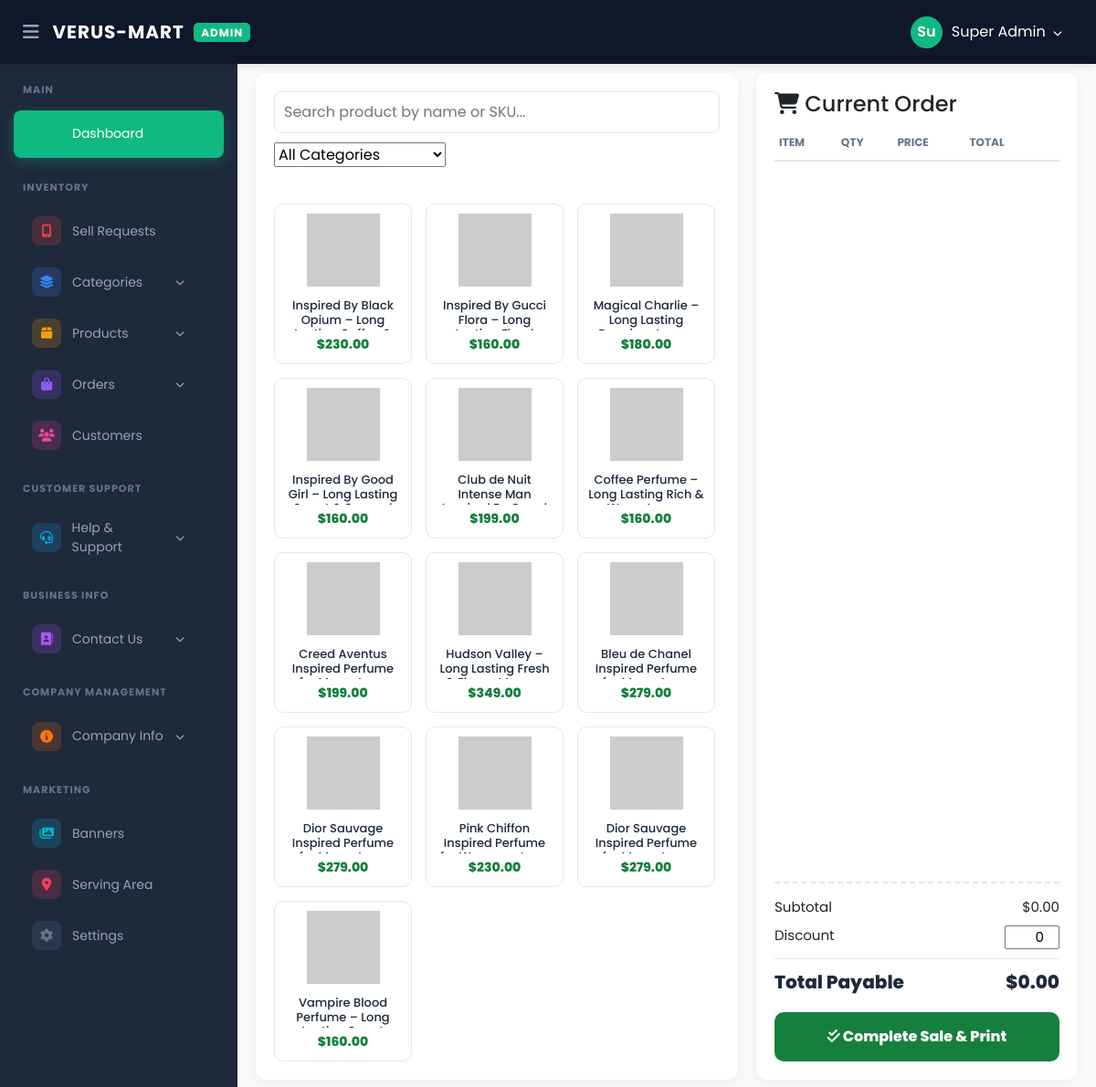
Page /verusmart/admin/pos.php (signed in) on the committed database.
### tables this page shows
CREATE TABLE `products` (
  `id` int(11) NOT NULL,
  `name` varchar(255) NOT NULL,
  `description` mediumtext DEFAULT NULL,
  `category_id` int(11) DEFAULT NULL,
  `brand_id` int(11) DEFAULT 0,
  `price` decimal(10,2) DEFAULT NULL,
  `stock` int(11) DEFAULT 0,
  `created_at` timestamp NULL DEFAULT current_timestamp(),
  `status` varchar(20) DEFAULT 'active',
  `is_recommended` tinyint(1) DEFAULT 0,
  `is_featured` tinyint(1) DEFAULT 0,
  `image` varchar(255) DEFAULT NULL,
  `image_2` varchar(255) DEFAULT NULL,
  `image_3` varchar(255) DEFAULT NULL,
  `old_price` decimal(10,2) DEFAULT 0.00,
  `discount_percent` int(11) DEFAULT 0,
  `rating` int(11) DEFAULT 5,
  `unit` varchar(50) DEFAULT 'per lb',
  `total_reviews` int(11) DEFAULT 0,
  `is_trending` tinyint(1) DEFAULT 0,
  `is_best_seller` tinyint(1) DEFAULT 0,
  `is_weekday_deal` tinyint(1) DEFAULT 0
);

### verusmart/admin/pos.php (the view, shortened to what this page needs)
<?php
include 'header.php';
include 'sidebar.php';
$products = mysqli_query($conn, "SELECT p.*, c.name as cat_name FROM products p LEFT JOIN categories c ON p.category_id = c.id WHERE p.status='active'");
?>
<div class="content-wrapper">
    <div class="pos-container">
        <div class="product-section">
            <div class="search-filter">
                <input type="text" id="productSearch" placeholder="Search product by name or SKU..." onkeyup="filterProducts()">
                <select class="search-filter" style="width: auto; flex: 0;" onchange="filterByCategory(this.value)">
                    <option value="all">All Categories</option>
                </select>
            </div>
            <div class="product-grid" id="productGrid">
                <?php while($prod = mysqli_fetch_assoc($products)){ ?>
                <div class="pos-product-card"
                     data-id="<?php echo $prod['id']; ?>"
                     data-name="<?php echo htmlspecialchars($prod['name']); ?>"
                     data-price="<?php echo $prod['price']; ?>"
                     data-cat="<?php echo $prod['category_id']; ?>"
                     onclick="addToCart(this)">
                    <img src="uploads/products/<?php echo $prod['image']; ?>" onerror="this.src='https://via.placeholder.com/80'">
                    <h5><?php echo $prod['name']; ?></h5>
                    <p>$<?php echo number_format($prod['price'], 2); ?></p>
                </div>
                <?php } ?>
            </div>
        </div>
        <div class="billing-section">
            <h4 style="margin-top:0;"><i class="fa-solid fa-cart-shopping"></i> Current Order</h4>
            <div class="cart-table">
                <table class="table">
                    <thead>
                        <tr>
                            <th>Item</th>
                            <th>Qty</th>
                            <th>Price</th>
                            <th>Total</th>
                            <th></th>
                        </tr>
                    </thead>
                </table>
            </div>
            <div class="bill-summary">
                <div class="summary-row">
                    <span>Subtotal</span>
                    <span id="subTotal">$0.00</span>
                </div>
                <div class="summary-row">
                    <span>Discount</span>
                    <input type="number" id="discount" value="0" style="width:60px; text-align:right;" onchange="calculateTotal()">
                </div>
                <div class="total-row summary-row">
                    <span>Total Payable</span>
                    <span id="grandTotal">$0.00</span>
                </div>
                <button class="btn-pay" onclick="placeOrder()">
                    <i class="fa-solid fa-check-double"></i> Complete Sale & Print
                </button>
            </div>
        </div>
    </div>
</div>
</body>
</html>

### verusmart/admin/header.php (shortened to what this page needs)
<!DOCTYPE html>
<html lang="en">
<head>
    <link rel="stylesheet" href="https://cdnjs.cloudflare.com/ajax/libs/font-awesome/6.4.0/css/all.min.css">
    <link href="https://cdn.jsdelivr.net/npm/bootstrap@5.3.0/dist/css/bootstrap.min.css" rel="stylesheet">
</head>
<body>
    <header>
        <div class="header-left">
            <div class="toggle-btn" id="sidebarToggle"><i class="fas fa-bars"></i></div>
            <div class="brand-text">Verus-Mart <span>Admin</span></div>
        </div>
        <div class="header-right">
            <div class="profile-btn" id="profileToggle">
                <div class="admin-avater"><?php echo substr($_SESSION['admin_name'], 0, 2); ?></div>
                <span class="d-none d-md-block"><?php echo $_SESSION['admin_name']; ?> <i class="fas fa-chevron-down ms-1" style="font-size: 10px;"></i></span>
            </div>
        </div>
    </header>

### verusmart/admin/sidebar.php (shortened to what this page needs)
<aside class="sidebar" id="sidebar">
    <div class="group-label">Main</div>
    <a href="dashboard.php" class="menu-item active"><i class="fas fa-th-large ic-dash"></i> Dashboard</a>
    <div class="group-label">Inventory</div>
    <a href="phone_requests.php" class="menu-item">
        <i class="fa-solid fa-mobile-screen ic-sell"></i> <span>Sell Requests</span>
    </a>
    <div class="menu-item drop-btn" style="cursor:pointer;"><i class="fas fa-layer-group ic-cat"></i> Categories <i class="fas fa-chevron-down ms-auto" style="font-size:10px;"></i></div>
    <div class="menu-item drop-btn" style="cursor:pointer;"><i class="fas fa-box ic-prod"></i> Products <i class="fas fa-chevron-down ms-auto" style="font-size:10px;"></i></div>
    <div class="menu-item drop-btn" style="cursor:pointer;"><i class="fas fa-shopping-bag ic-ord"></i> Orders <i class="fas fa-chevron-down ms-auto" style="font-size:10px;"></i></div>
    <a href="customer_list.php" class="menu-item"><i class="fas fa-users ic-cust"></i> Customers</a>
    <div class="group-label">Customer Support</div>
    <div class="menu-item drop-btn" style="cursor:pointer;"><i class="fas fa-headset ic-help"></i> Help & Support <i class="fas fa-chevron-down ms-auto" style="font-size:10px;"></i></div>
    <div class="group-label">Business Info</div>
    <div class="menu-item drop-btn" style="cursor:pointer;"><i class="fas fa-address-book ic-contact"></i> Contact Us <i class="fas fa-chevron-down ms-auto" style="font-size:10px;"></i></div>
    <div class="group-label">Company Management</div>
    <div class="menu-item drop-btn" style="cursor:pointer;"><i class="fas fa-info-circle ic-info"></i> Company Info <i class="fas fa-chevron-down ms-auto" style="font-size:10px;"></i></div>
    <div class="group-label">Marketing</div>
    <a href="banner_setup.php" class="menu-item"><i class="fas fa-images ic-ban"></i> Banners</a>
    <a href="serving-area.php" class="menu-item"><i class="fas fa-map-marker-alt ic-map"></i> Serving Area</a>
    <a href="business_settings.php" class="menu-item"><i class="fas fa-cog ic-set"></i> Settings</a>
</aside>

### verusmart/admin/header.php (style rules this page uses)
:root { --sidebar-width: 260px; --top-bg: #0f172a; --primary-blue: #3b82f6; }
* { margin: 0; padding: 0; box-sizing: border-box; font-family: 'Poppins', sans-serif; }
body { background: #f8fafc; overflow-x: hidden; }
header { height: 70px; background: var(--top-bg); display: flex; align-items: center; justify-content: space-between; padding: 0 25px; position: fixed; top: 0; left: 0; width: 100%; z-index: 1001; box-shadow: 0 2px 10px rgba(0,0,0,0.1); }
.header-left { display: flex; align-items: center; gap: 15px; }
.brand-text { color: #fff; font-weight: 700; font-size: 20px; letter-spacing: 1px; text-transform: uppercase; }
.brand-text span { background: #10b981; color: #fff; padding: 2px 8px; border-radius: 5px; font-size: 12px; margin-left: 5px; vertical-align: middle; }
.toggle-btn { color: #94a3b8; cursor: pointer; font-size: 20px; }
.header-right { display: flex; align-items: center; gap: 20px; color: #fff; }
.profile-btn { display: flex; align-items: center; gap: 10px; cursor: pointer; padding: 5px 12px; border-radius: 8px; transition: 0.3s; }
.admin-avater { width: 35px; height: 35px; background: #10b981; border-radius: 50%; display: flex; align-items: center; justify-content: center; font-weight: 600; }

### verusmart/admin/sidebar.php (style rules this page uses)
.sidebar { width: 260px; background: #1e293b; height: 100vh; position: fixed; top: 70px; left: 0; transition: 0.3s; z-index: 1000; overflow-y: auto; padding-bottom: 100px; }
.group-label { color: #64748b; font-size: 11px; font-weight: 700; text-transform: uppercase; padding: 20px 25px 10px; letter-spacing: 1px; }
.menu-item { display: flex; align-items: center; padding: 10px 20px; color: #94a3b8; text-decoration: none; transition: 0.3s; margin: 4px 15px; border-radius: 8px; font-size: 14px; }
.menu-item:hover, .menu-item.active { background: rgba(255,255,255,0.05); color: #fff; }
.menu-item.active { background: #10b981; color: #fff; box-shadow: 0 4px 15px rgba(16, 185, 129, 0.3); }
.menu-item i { width: 32px; height: 32px; display: flex; align-items: center; justify-content: center; border-radius: 8px; margin-right: 12px; font-size: 14px; transition: 0.3s; }
.ic-dash { background: rgba(16, 185, 129, 0.2); color: #10b981; }
.ic-cat { background: rgba(59, 130, 246, 0.2); color: #3b82f6; }
.ic-prod { background: rgba(245, 158, 11, 0.2); color: #f59e0b; }
.ic-ord { background: rgba(139, 92, 246, 0.2); color: #8b5cf6; }
.ic-cust { background: rgba(236, 72, 153, 0.2); color: #ec4899; }
.ic-ban { background: rgba(6, 182, 212, 0.2); color: #06b6d4; }
.ic-map { background: rgba(244, 63, 94, 0.2); color: #f43f5e; }
.ic-set { background: rgba(100, 116, 139, 0.2); color: #64748b; }
.ic-help { background: rgba(14, 165, 233, 0.2); color: #0ea5e9; }
.ic-info { background: rgba(249, 115, 22, 0.2); color: #f97316; }
.ic-contact { background: rgba(168, 85, 247, 0.2); color: #a855f7; }
.ic-sell { background: rgba(239, 68, 68, 0.2); color: #ef4444; }

### rows in the picture
products: name "Inspired By Black Opium – Long…", price "230.00"
products: name "Inspired By Gucci Flora – Long…", price "160.00"
products: name "Magical Charlie – Long Lasting…", price "180.00"
products: name "Inspired By Good Girl – Long Lasting…", price "160.00"
products: name "Club de Nuit Intense Man…", price "199.00"
products: name "Coffee Perfume – Long Lasting Rich &…", price "160.00"
products: name "Creed Aventus Inspired Perfume…", price "199.00"
products: name "Hudson Valley – Long Lasting Fresh…", price "349.00"
products: name "Bleu de Chanel Inspired Perfume…", price "279.00"
products: name "Dior Sauvage Inspired Perfume…", price "279.00"
products: name "Pink Chiffon Inspired Perfume…", price "230.00"
products: name "Dior Sauvage Inspired Perfume…", price "279.00"
products: name "Vampire Blood Perfume – Long…", price "160.00"

### other values in the picture
substr($_SESSION['admin_name'], 0, 2) "Su"
$_SESSION['admin_name'] "Super Admin"
